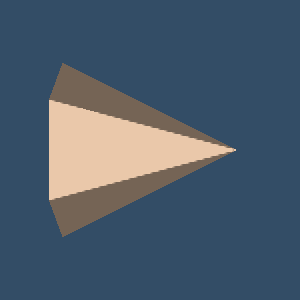

The script that drew this image:
#!/usr/bin/env python

# Render a 3D cone using vtkConeSource. The source produces a polygonal cone
# centered at the origin.

# Factory overrides: importing these modules registers the OpenGL rendering
# and interaction style implementations for vtkRenderingCore factory classes.
import vtkmodules.vtkInteractionStyle  # noqa: F401
import vtkmodules.vtkRenderingOpenGL2  # noqa: F401
# VTK pipeline classes used in this example
from vtkmodules.vtkFiltersSources import vtkConeSource
from vtkmodules.vtkRenderingCore import (
    vtkActor,
    vtkPolyDataMapper,
    vtkRenderWindow,
    vtkRenderWindowInteractor,
    vtkRenderer,
)

# Colors (normalized RGB)
peach_puff_rgb = (1.0, 0.855, 0.725)
dark_blue_background_rgb = (0.2, 0.302, 0.4)

# Source: generate cone geometry
source = vtkConeSource()

# Mapper: map poly data to graphics primitives
mapper = vtkPolyDataMapper()
mapper.SetInputConnection(source.GetOutputPort())

# Actor: assign visual properties
actor = vtkActor()
actor.SetMapper(mapper)
actor.GetProperty().SetColor(peach_puff_rgb)

# Renderer: assemble the scene
renderer = vtkRenderer()
renderer.AddActor(actor)
renderer.SetBackground(dark_blue_background_rgb)

# Window: display the rendered scene
render_window = vtkRenderWindow()
render_window.AddRenderer(renderer)
render_window.SetWindowName("geometric object cone")
render_window.SetMultiSamples(0)
render_window.SetSize(300, 300)

# Interactor: handle mouse and keyboard events
render_window_interactor = vtkRenderWindowInteractor()
render_window_interactor.SetRenderWindow(render_window)

# Scene: configure the camera
renderer.ResetCamera()

# Start: launch the interactive visualization
render_window_interactor.Initialize()
render_window_interactor.Start()
